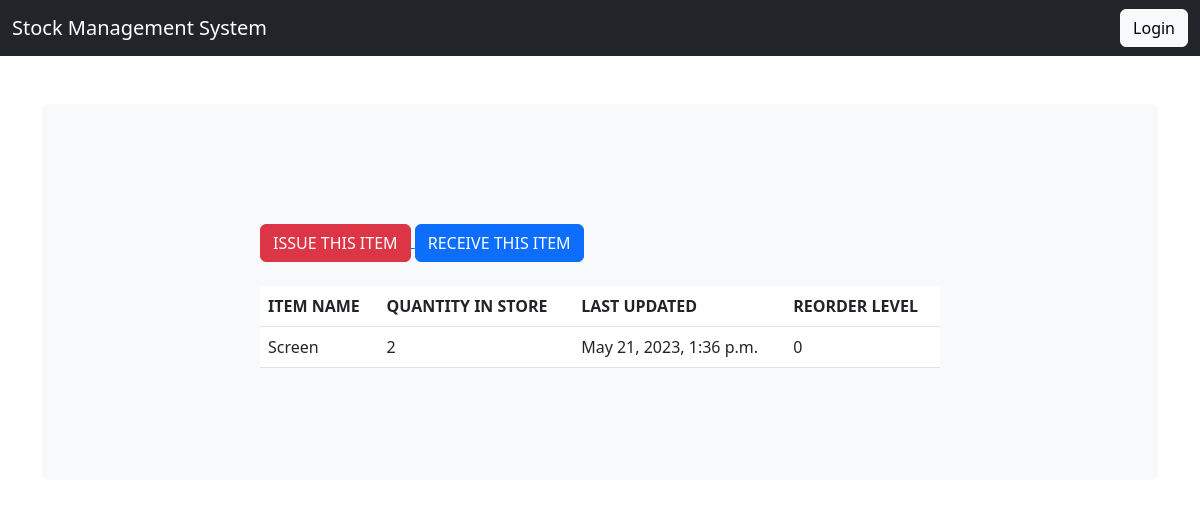
Page /stock_detail/2/ on the earlier database version.
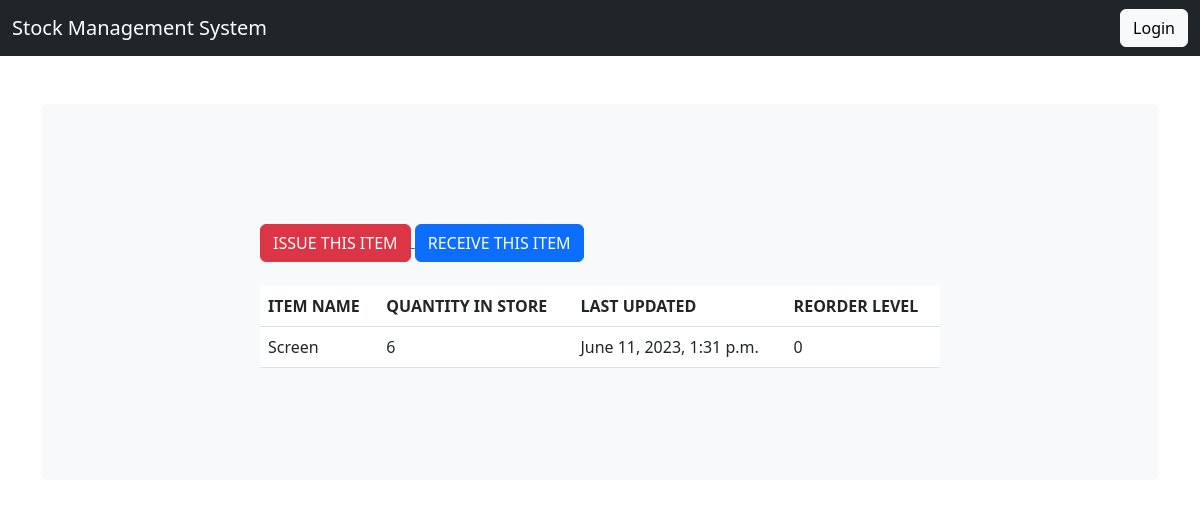
Same page on the later database version.
### stockmg/models.py (models this page shows, shortened)
class Stock(models.Model):
    category = models.ForeignKey(Category, on_delete=models.CASCADE)
    item_name = models.CharField(max_length=50, blank=True, null=True)
    quantity = models.IntegerField(default='0', blank=False, null=True)
    receive_quantity = models.IntegerField(default='0', blank=True, null=True)
    receive_by = models.CharField(max_length=50, blank=True, null=True)
    issue_quantity = models.IntegerField(default='0', blank=True, null=True)
    issue_by = models.CharField(max_length=50, blank=True, null=True)
    issue_to = models.CharField(max_length=50, blank=True, null=True)
    phone_number = models.CharField(max_length=50, blank=True, null=True)
    created_by = models.CharField(max_length=50, blank=True, null=True)
    reorder_level = models.IntegerField(default='0', blank=True, null=True)
    last_updated = models.DateTimeField(auto_now_add=False, auto_now=True)
    timestamp = models.DateTimeField(auto_now_add=True, auto_now=False)

### stockmg/views.py (the view)
# urls.py: path('stock_detail/<str:pk>/', views.stock_detail, name="stock_detail"),
def stock_detail(request, pk):
    queryset = Stock.objects.get(id=pk)
    context = {
        "title": queryset.item_name,
        "queryset": queryset,
    }
    return render(request, "stock_detail.html", context)

### stockmg/templates/stock_detail.html (shortened to what this page needs)
{% load static %}
{% load crispy_forms_tags %}
<!DOCTYPE html>
<html lang="en">
<head>
    <link href="https://cdn.jsdelivr.net/npm/bootstrap@5.3.0-alpha3/dist/css/bootstrap.min.css" rel="stylesheet"
>
    <link rel="stylesheet" href="{% static 'css/style.css' %}">
</head>
<body>
<main>
    {% include 'navbar.html' %}
    <div class="container my-5">
        <div class="bg-body-tertiary p-5 rounded">
            <div class="col-sm-8 py-5 mx-auto">
                <br>
                <a href="{% url 'issue_items' queryset.id %}">
                    <div class='btn btn-danger'>ISSUE THIS ITEM</div>
                </a>
                <a href="{% url 'receive_items' queryset.id %}">
                    <div class='btn btn-primary'>RECEIVE THIS ITEM</div>
                </a>
                <br><br>
                <div class="display_table">
                    <table class='table'>
                        <tr>
                            <th>ITEM NAME</th>
                            <th>QUANTITY IN STORE</th>
                            <th>LAST UPDATED</th>
                            <th>REORDER LEVEL</th>
                        </tr>
                        <tr>
                            <td>{{ queryset.item_name }}</td>
                            <td>{{ queryset.quantity }}</td>
                            <td>{{ queryset.last_updated }}</td>
                            <td>{{ queryset.reorder_level }}</td>
                        </tr>
                    </table>
                </div>
            </div>
        </div>
    </div>
</main>
</body>
</html>

Differences in the rows shown:
changed Stock "Screen": quantity "2" → "6"; last_updated "May 21, 2023, 1:36 p.m." → "June 11, 2023, 1:31 p.m."
